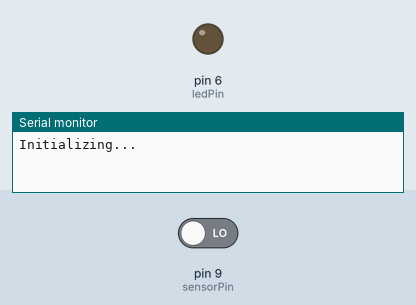
A sketch run on a simulated Arduino Uno, built with avr-gcc and run on an emulated ATmega328P. Shown: output pins drawn as LEDs (lit = HIGH), the last lines printed to the serial monitor. The test bench sets the inputs (shaded band); at power-on: pin 9 (sensorPin) LOW. The modem accepts every AT command (registered, SIM ready, sends succeed) and sends nothing else.

Above: at 3.2 s.
3.3 s: pin 9 (sensorPin) driven HIGH
At 3.7 s:
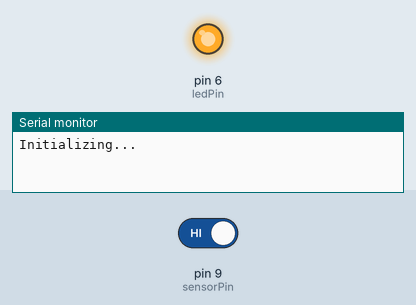
6.8 s: pin 9 (sensorPin) driven LOW
At 9.5 s:
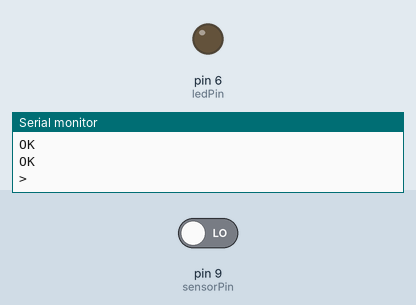
Timing chart, 0 to 11.0 s (numbered marks = the images above; inputs shaded):
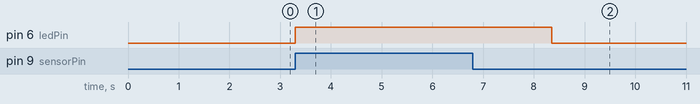

The sketch:

code.c.ino
```cpp
#include <SoftwareSerial.h>
SoftwareSerial mySerial(7, 8);


int ledPin =6;
int sensorPin=9;
int leitura = 0;


void setup()
{
  pinMode(ledPin, OUTPUT);
  pinMode(sensorPin,INPUT);
  Serial.begin(19200);
  mySerial.begin(19200);
  delay(1000);
  Serial.println("Initializing...");
  delay(1000);

}
void loop()
{

 leitura = digitalRead(sensorPin);
  if (leitura ==HIGH){
    digitalWrite(ledPin,HIGH);
    delay(500);
    mySerial.println("AT");
    updateSerial();
    mySerial.println("AT+CMGF=1");
    updateSerial();
    mySerial.println("AT+CMGS=\"+5527997219684\"");
    updateSerial();
    mySerial.print("Alerta");
    updateSerial();
    mySerial.write(26);
  }
  else{
    digitalWrite(ledPin,LOW);
  }
}

void updateSerial()
{
  delay(500);
  while (Serial.available())
  {
    mySerial.write(Serial.read());//Forward what Serial received to Software Serial Port
  }
  while(mySerial.available())
  {
    Serial.write(mySerial.read());//Forward what Software Serial received to Serial Port
  }
}
```

Measured:
- after the input at 3.3 s, pin 6 (ledPin): LOW → HIGH at once
- after the input at 6.8 s, pin 6 (ledPin): HIGH → LOW after 1.6 s
